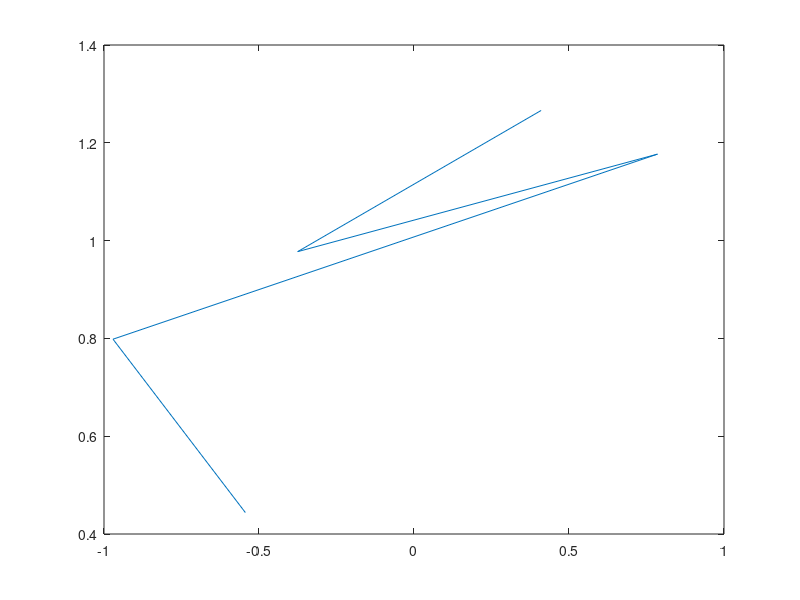

This figure's MATLAB source:
% Simulating regions of signal in trnd distributions
%
% Just does vector simulations; therefore, assume that FWHM = 0
% sig = proportion of total volume in which signal is put (.0005, .001,
% .0015, .002)

N = input(' Number of voxels: ');
df = input(' Enter the d.f.: ');
iter = input(' Enter the number of iterations: ');
Sobs = input (' Enter the Sobs value: ');

sig = [.0005 .001 .0015 .002];

mag = [4 5 6];
sd = [1 1 1 1];

sk = zeros(iter,length(mag));

vol_temp = zeros(N,2);  

for k = 1:length(sig);
fprintf([' ====== signal size: ' num2str(sig(k)) '\n']);

for j = 1:length(mag);
for i = 1:iter
    
    vol = trnd(df,N,1);
    vol1 = vol;
    vol(1:(ceil(sig(k) *N))) = randn(ceil((sig(k) * N)),sd(j)) + mag(j); % random numbers with sd(j) and mag(j)
    
    sk1(i) = skewness(vol1)
    sk2(i) = skewness(vol)
    
    sk(i,j) = skewness(vol);
    
if mod(i,2)~=0   % if i is odd ...    
vol_temp(1:N,1) = vol';

elseif mod(i,2) == 0 % if i is even ...
vol_temp(1:N,2) = vol';    
end

plot(sk1,sk2)
bef_after(j) = corr(sk1',sk2'); % this is the correlation between all the simulated distributions before and after mag(j) is inserted

end



bef_after

% tally the percentage of iter runs where Sobs > S95

   prt = sum(sk>Sobs) / iter

   
% just find the 5 percentile value

prt5 = prctile(sk,5)

end
end